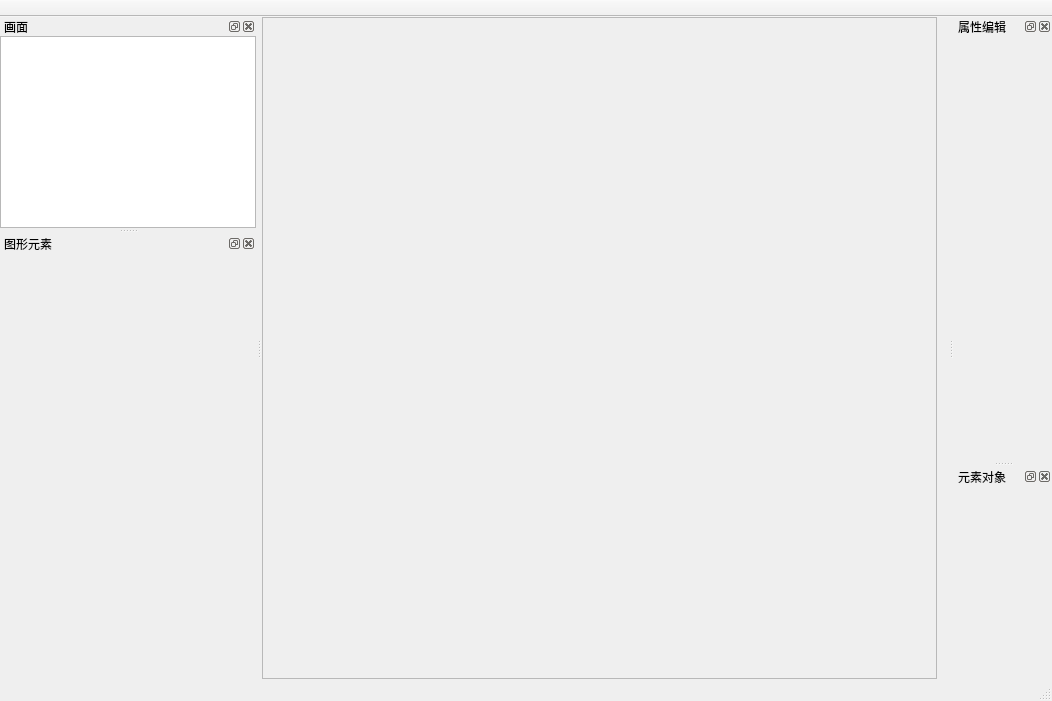
<?xml version="1.0" encoding="UTF-8"?>
<ui version="4.0">
 <class>MainWindow</class>
 <widget class="QMainWindow" name="MainWindow">
  <property name="geometry">
   <rect>
    <x>0</x>
    <y>0</y>
    <width>1052</width>
    <height>701</height>
   </rect>
  </property>
  <property name="windowTitle">
   <string>MainWindow</string>
  </property>
  <property name="autoFillBackground">
   <bool>false</bool>
  </property>
  <property name="styleSheet">
   <string notr="true">QTabBar::tab {
	     background: qlineargradient(x1: 0, y1: 0, x2: 0, y2: 1,
                                 stop: 0 #E1E1E1, stop: 0.4 #DDDDDD,
                                 stop: 0.5 #D8D8D8, stop: 1.0 #D3D3D3);
	border-style: solid;
	border-width: 1px;	
 	border-color: rgb(162,162,162);
	border-top-left-radius: 3px;
	border-top-right-radius: 3px;
	min-width: 25ex;
	min-height: 7ex;
}

 QTabBar::tab:selected, QTabBar::tab:hover {
     background: qlineargradient(x1: 0, y1: 0, x2: 0, y2: 1,
                                 stop: 0 #fafafa, stop: 0.4 #f4f4f4,
                                 stop: 0.5 #e7e7e7, stop: 1.0 #fafafa);
 }

 QTabBar::tab:selected {
     border-color: #9B9B9B;
     border-bottom-color: #C2C7CB; 
 }

 QTabBar::tab:!selected {
     margin-top: 2px; 
 }
</string>
  </property>
  <widget class="QWidget" name="centralWidget">
   <layout class="QGridLayout" name="gridLayout">
    <property name="leftMargin">
     <number>0</number>
    </property>
    <property name="topMargin">
     <number>0</number>
    </property>
    <property name="bottomMargin">
     <number>0</number>
    </property>
    <item row="0" column="0">
     <widget class="QScrollArea" name="scrollArea">
      <property name="widgetResizable">
       <bool>true</bool>
      </property>
      <widget class="QWidget" name="scrollAreaWidgetContents">
       <property name="geometry">
        <rect>
         <x>0</x>
         <y>0</y>
         <width>688</width>
         <height>642</height>
        </rect>
       </property>
      </widget>
     </widget>
    </item>
   </layout>
  </widget>
  <widget class="QMenuBar" name="menuBar">
   <property name="geometry">
    <rect>
     <x>0</x>
     <y>0</y>
     <width>1052</width>
     <height>23</height>
    </rect>
   </property>
  </widget>
  <widget class="QToolBar" name="toolBar">
   <property name="windowTitle">
    <string>toolBar</string>
   </property>
   <property name="movable">
    <bool>false</bool>
   </property>
   <property name="floatable">
    <bool>false</bool>
   </property>
   <attribute name="toolBarArea">
    <enum>TopToolBarArea</enum>
   </attribute>
   <attribute name="toolBarBreak">
    <bool>false</bool>
   </attribute>
  </widget>
  <widget class="QStatusBar" name="statusBar"/>
  <widget class="QDockWidget" name="dockGraphPages">
   <property name="sizePolicy">
    <sizepolicy hsizetype="Preferred" vsizetype="Fixed">
     <horstretch>0</horstretch>
     <verstretch>0</verstretch>
    </sizepolicy>
   </property>
   <property name="minimumSize">
    <size>
     <width>160</width>
     <height>119</height>
    </size>
   </property>
   <property name="windowTitle">
    <string>画面</string>
   </property>
   <attribute name="dockWidgetArea">
    <number>1</number>
   </attribute>
   <widget class="QWidget" name="dockElemetsLayout">
    <layout class="QVBoxLayout" name="verticalLayout_3">
     <property name="leftMargin">
      <number>0</number>
     </property>
     <property name="topMargin">
      <number>0</number>
     </property>
     <property name="rightMargin">
      <number>0</number>
     </property>
     <property name="bottomMargin">
      <number>0</number>
     </property>
     <item>
      <widget class="QListWidget" name="listWidgetGraphPages"/>
     </item>
    </layout>
   </widget>
  </widget>
  <widget class="QDockWidget" name="dockProperty">
   <property name="sizePolicy">
    <sizepolicy hsizetype="Expanding" vsizetype="Expanding">
     <horstretch>0</horstretch>
     <verstretch>0</verstretch>
    </sizepolicy>
   </property>
   <property name="minimumSize">
    <size>
     <width>98</width>
     <height>44</height>
    </size>
   </property>
   <property name="windowTitle">
    <string>属性编辑</string>
   </property>
   <attribute name="dockWidgetArea">
    <number>2</number>
   </attribute>
   <widget class="QWidget" name="dockPropertyLayout">
    <layout class="QVBoxLayout" name="verticalLayout_5">
     <property name="spacing">
      <number>1</number>
     </property>
     <property name="leftMargin">
      <number>1</number>
     </property>
     <property name="topMargin">
      <number>1</number>
     </property>
     <property name="rightMargin">
      <number>1</number>
     </property>
     <property name="bottomMargin">
      <number>1</number>
     </property>
     <item>
      <layout class="QVBoxLayout" name="PropertyLayout"/>
     </item>
    </layout>
   </widget>
  </widget>
  <widget class="QDockWidget" name="dockObjectTree">
   <property name="windowTitle">
    <string>元素对象</string>
   </property>
   <attribute name="dockWidgetArea">
    <number>2</number>
   </attribute>
   <widget class="QWidget" name="dockObjectTreeLayout">
    <layout class="QVBoxLayout" name="verticalLayout" stretch="0">
     <property name="spacing">
      <number>1</number>
     </property>
     <property name="leftMargin">
      <number>1</number>
     </property>
     <property name="topMargin">
      <number>1</number>
     </property>
     <property name="rightMargin">
      <number>1</number>
     </property>
     <property name="bottomMargin">
      <number>1</number>
     </property>
     <item>
      <layout class="QVBoxLayout" name="ObjectTreeLayout"/>
     </item>
    </layout>
   </widget>
  </widget>
  <widget class="QDockWidget" name="dockElemets">
   <property name="sizePolicy">
    <sizepolicy hsizetype="Preferred" vsizetype="Expanding">
     <horstretch>0</horstretch>
     <verstretch>0</verstretch>
    </sizepolicy>
   </property>
   <property name="minimumSize">
    <size>
     <width>160</width>
     <height>48</height>
    </size>
   </property>
   <property name="windowTitle">
    <string>图形元素</string>
   </property>
   <attribute name="dockWidgetArea">
    <number>1</number>
   </attribute>
   <widget class="QWidget" name="dockWidgetContents_8">
    <layout class="QVBoxLayout" name="verticalLayout_2">
     <property name="leftMargin">
      <number>0</number>
     </property>
     <property name="topMargin">
      <number>0</number>
     </property>
     <property name="rightMargin">
      <number>0</number>
     </property>
     <property name="bottomMargin">
      <number>0</number>
     </property>
     <item>
      <layout class="QVBoxLayout" name="ElemetsLayout"/>
     </item>
    </layout>
   </widget>
  </widget>
  <action name="actionNew">
   <property name="icon">
    <iconset resource="images.qrc">
     <normaloff>:/images/filenew.png</normaloff>:/images/filenew.png</iconset>
   </property>
   <property name="text">
    <string>Новый проект или экран</string>
   </property>
  </action>
  <action name="actionOpen">
   <property name="icon">
    <iconset resource="images.qrc">
     <normaloff>:/images/fileopen.png</normaloff>:/images/fileopen.png</iconset>
   </property>
   <property name="text">
    <string>Открыть проект или экран</string>
   </property>
  </action>
  <action name="actionLatestProjects">
   <property name="text">
    <string>Недавние проекты</string>
   </property>
  </action>
  <action name="actionLatestScreens">
   <property name="text">
    <string>Недавние экраны</string>
   </property>
  </action>
  <action name="actionSave">
   <property name="icon">
    <iconset resource="images.qrc">
     <normaloff>:/images/filesave.png</normaloff>:/images/filesave.png</iconset>
   </property>
   <property name="text">
    <string>Сохранить проект</string>
   </property>
  </action>
  <action name="actionSaveAs">
   <property name="text">
    <string>Сохранить экран как</string>
   </property>
  </action>
  <action name="actionAppExit">
   <property name="text">
    <string>Выход</string>
   </property>
  </action>
  <action name="actionScreenSettings">
   <property name="text">
    <string>Настройки экрана</string>
   </property>
  </action>
  <action name="actionShowGrid">
   <property name="checkable">
    <bool>true</bool>
   </property>
   <property name="icon">
    <iconset resource="images.qrc">
     <normaloff>:/images/showgrid.png</normaloff>:/images/showgrid.png</iconset>
   </property>
   <property name="text">
    <string>Сетка</string>
   </property>
  </action>
  <action name="actionLin">
   <property name="checkable">
    <bool>true</bool>
   </property>
   <property name="text">
    <string>Линейка</string>
   </property>
  </action>
  <action name="actionUnderView">
   <property name="text">
    <string>Предварительный просмотр</string>
   </property>
   <property name="shortcutContext">
    <enum>Qt::WindowShortcut</enum>
   </property>
  </action>
  <action name="action0_125">
   <property name="checkable">
    <bool>true</bool>
   </property>
   <property name="text">
    <string>0.125</string>
   </property>
  </action>
  <action name="action0_25">
   <property name="checkable">
    <bool>true</bool>
   </property>
   <property name="text">
    <string>0.25</string>
   </property>
  </action>
  <action name="action0_5">
   <property name="checkable">
    <bool>true</bool>
   </property>
   <property name="text">
    <string>0.5</string>
   </property>
  </action>
  <action name="action1">
   <property name="checkable">
    <bool>true</bool>
   </property>
   <property name="text">
    <string>1</string>
   </property>
  </action>
  <action name="action2">
   <property name="checkable">
    <bool>true</bool>
   </property>
   <property name="text">
    <string>2</string>
   </property>
  </action>
  <action name="action4">
   <property name="checkable">
    <bool>true</bool>
   </property>
   <property name="text">
    <string>4</string>
   </property>
  </action>
  <action name="action8">
   <property name="checkable">
    <bool>true</bool>
   </property>
   <property name="text">
    <string>8</string>
   </property>
  </action>
  <action name="action">
   <property name="text">
    <string>Закрыть проект</string>
   </property>
  </action>
 </widget>
 <layoutdefault spacing="6" margin="11"/>
 <resources>
  <include location="images.qrc"/>
 </resources>
 <connections/>
</ui>
